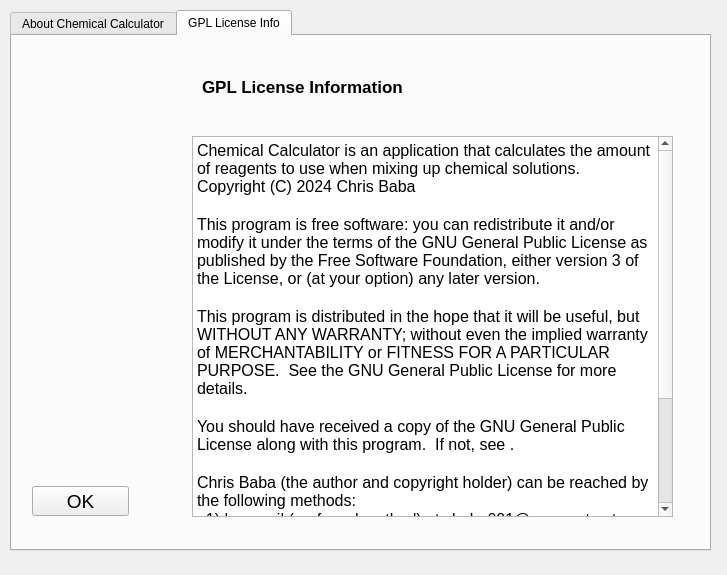
<?xml version="1.0" encoding="UTF-8"?>
<ui version="4.0">
 <class>about_Dialog</class>
 <widget class="QDialog" name="about_Dialog">
  <property name="windowModality">
   <enum>Qt::WindowModality::ApplicationModal</enum>
  </property>
  <property name="geometry">
   <rect>
    <x>0</x>
    <y>0</y>
    <width>727</width>
    <height>575</height>
   </rect>
  </property>
  <property name="windowTitle">
   <string>About Chemical Calculator</string>
  </property>
  <property name="modal">
   <bool>true</bool>
  </property>
  <widget class="QTabWidget" name="tabWidget">
   <property name="geometry">
    <rect>
     <x>10</x>
     <y>10</y>
     <width>701</width>
     <height>541</height>
    </rect>
   </property>
   <property name="currentIndex">
    <number>1</number>
   </property>
   <widget class="QWidget" name="tab">
    <attribute name="title">
     <string>About Chemical Calculator</string>
    </attribute>
    <widget class="QLabel" name="label_CC_Picture">
     <property name="geometry">
      <rect>
       <x>10</x>
       <y>20</y>
       <width>161</width>
       <height>181</height>
      </rect>
     </property>
     <property name="text">
      <string/>
     </property>
     <property name="pixmap">
      <pixmap resource="resources.qrc">:/Icons/ChemCalc_icon_120.svg</pixmap>
     </property>
    </widget>
    <widget class="QLabel" name="label">
     <property name="geometry">
      <rect>
       <x>200</x>
       <y>20</y>
       <width>361</width>
       <height>61</height>
      </rect>
     </property>
     <property name="font">
      <font>
       <pointsize>16</pointsize>
       <bold>true</bold>
      </font>
     </property>
     <property name="text">
      <string>About Chemical Calculator</string>
     </property>
     <property name="scaledContents">
      <bool>false</bool>
     </property>
    </widget>
    <widget class="QPushButton" name="pushButtonOK">
     <property name="geometry">
      <rect>
       <x>40</x>
       <y>440</y>
       <width>97</width>
       <height>30</height>
      </rect>
     </property>
     <property name="font">
      <font>
       <pointsize>14</pointsize>
      </font>
     </property>
     <property name="text">
      <string>OK</string>
     </property>
    </widget>
    <widget class="QTextEdit" name="textEdit">
     <property name="geometry">
      <rect>
       <x>190</x>
       <y>100</y>
       <width>471</width>
       <height>381</height>
      </rect>
     </property>
     <property name="font">
      <font>
       <pointsize>12</pointsize>
      </font>
     </property>
     <property name="acceptDrops">
      <bool>false</bool>
     </property>
     <property name="undoRedoEnabled">
      <bool>false</bool>
     </property>
     <property name="readOnly">
      <bool>true</bool>
     </property>
     <property name="html">
      <string>&lt;!DOCTYPE HTML PUBLIC &quot;-//W3C//DTD HTML 4.0//EN&quot; &quot;http://www.w3.org/TR/REC-html40/strict.dtd&quot;&gt;
&lt;html&gt;&lt;head&gt;&lt;meta name=&quot;qrichtext&quot; content=&quot;1&quot; /&gt;&lt;meta charset=&quot;utf-8&quot; /&gt;&lt;style type=&quot;text/css&quot;&gt;
p, li { white-space: pre-wrap; }
hr { height: 1px; border-width: 0; }
li.unchecked::marker { content: &quot;\2610&quot;; }
li.checked::marker { content: &quot;\2612&quot;; }
&lt;/style&gt;&lt;/head&gt;&lt;body style=&quot; font-family:'Noto Sans'; font-size:12pt; font-weight:400; font-style:normal;&quot;&gt;
&lt;p style=&quot; margin-top:0px; margin-bottom:0px; margin-left:0px; margin-right:0px; -qt-block-indent:0; text-indent:0px;&quot;&gt;Chemical Calculator is an application that calculates the amount of reagents to use when mixing up chemical solutions.  It is intended for use by chemists and other scientists who have enough knowledge and experience to use it safely.&lt;/p&gt;
&lt;p style=&quot;-qt-paragraph-type:empty; margin-top:0px; margin-bottom:0px; margin-left:0px; margin-right:0px; -qt-block-indent:0; text-indent:0px;&quot;&gt;&lt;br /&gt;&lt;/p&gt;
&lt;p style=&quot; margin-top:0px; margin-bottom:0px; margin-left:0px; margin-right:0px; -qt-block-indent:0; text-indent:0px;&quot;&gt;&amp;quot;Chemical Calculator&amp;quot;  was written and copyrighted by Chris Baba in 2024.  It is open source software licensed under GPLv3 or later.  See next tab for the GPL License Info.&lt;/p&gt;
&lt;p style=&quot;-qt-paragraph-type:empty; margin-top:0px; margin-bottom:0px; margin-left:0px; margin-right:0px; -qt-block-indent:0; text-indent:0px;&quot;&gt;&lt;br /&gt;&lt;/p&gt;&lt;/body&gt;&lt;/html&gt;</string>
     </property>
     <property name="textInteractionFlags">
      <set>Qt::TextInteractionFlag::LinksAccessibleByKeyboard|Qt::TextInteractionFlag::LinksAccessibleByMouse|Qt::TextInteractionFlag::TextBrowserInteraction|Qt::TextInteractionFlag::TextSelectableByKeyboard|Qt::TextInteractionFlag::TextSelectableByMouse</set>
     </property>
    </widget>
   </widget>
   <widget class="QWidget" name="tab_2">
    <property name="font">
     <font>
      <pointsize>14</pointsize>
     </font>
    </property>
    <attribute name="title">
     <string>GPL License Info</string>
    </attribute>
    <widget class="QLabel" name="label_CC_Picture_2">
     <property name="geometry">
      <rect>
       <x>10</x>
       <y>20</y>
       <width>161</width>
       <height>181</height>
      </rect>
     </property>
     <property name="text">
      <string/>
     </property>
     <property name="pixmap">
      <pixmap resource="resources.qrc">:/Icons/ChemCalc_icon_120.svg</pixmap>
     </property>
    </widget>
    <widget class="QLabel" name="label_3">
     <property name="geometry">
      <rect>
       <x>190</x>
       <y>20</y>
       <width>361</width>
       <height>61</height>
      </rect>
     </property>
     <property name="font">
      <font>
       <pointsize>13</pointsize>
       <bold>true</bold>
      </font>
     </property>
     <property name="text">
      <string>GPL License Information</string>
     </property>
     <property name="scaledContents">
      <bool>false</bool>
     </property>
    </widget>
    <widget class="QPushButton" name="pushButtonOK_2">
     <property name="geometry">
      <rect>
       <x>20</x>
       <y>450</y>
       <width>97</width>
       <height>30</height>
      </rect>
     </property>
     <property name="text">
      <string>OK</string>
     </property>
    </widget>
    <widget class="QPlainTextEdit" name="plainTextEdit2">
     <property name="geometry">
      <rect>
       <x>180</x>
       <y>100</y>
       <width>481</width>
       <height>381</height>
      </rect>
     </property>
     <property name="font">
      <font>
       <pointsize>12</pointsize>
      </font>
     </property>
     <property name="undoRedoEnabled">
      <bool>false</bool>
     </property>
     <property name="readOnly">
      <bool>true</bool>
     </property>
     <property name="plainText">
      <string>Chemical Calculator is an application that calculates the amount of reagents to use when mixing up chemical solutions.  Copyright (C) 2024 Chris Baba

This program is free software: you can redistribute it and/or modify it under the terms of the GNU General Public License as published by the Free Software Foundation, either version 3 of the License, or (at your option) any later version.

This program is distributed in the hope that it will be useful, but WITHOUT ANY WARRANTY; without even the implied warranty of MERCHANTABILITY or FITNESS FOR A PARTICULAR PURPOSE.  See the GNU General Public License for more details.

You should have received a copy of the GNU General Public License along with this program.  If not, see &lt;https://www.gnu.org/licenses/&gt;.

Chris Baba (the author and copyright holder) can be reached by the following methods:
  1) by email (preferred method) at cbaba001@comcast.net,
  2) at my home phone at 301-698-0381 (leave a message), or
  3) by mail at the following address:
        Chris Baba
        489 Hobnail Ct.
        Frederick, MD 21703 (USA)
</string>
     </property>
    </widget>
   </widget>
  </widget>
 </widget>
 <resources>
  <include location="resources.qrc"/>
 </resources>
 <connections>
  <connection>
   <sender>pushButtonOK</sender>
   <signal>clicked()</signal>
   <receiver>about_Dialog</receiver>
   <slot>close()</slot>
   <hints>
    <hint type="sourcelabel">
     <x>533</x>
     <y>408</y>
    </hint>
    <hint type="destinationlabel">
     <x>613</x>
     <y>412</y>
    </hint>
   </hints>
  </connection>
  <connection>
   <sender>pushButtonOK_2</sender>
   <signal>clicked()</signal>
   <receiver>about_Dialog</receiver>
   <slot>close()</slot>
   <hints>
    <hint type="sourcelabel">
     <x>556</x>
     <y>424</y>
    </hint>
    <hint type="destinationlabel">
     <x>623</x>
     <y>424</y>
    </hint>
   </hints>
  </connection>
 </connections>
</ui>
